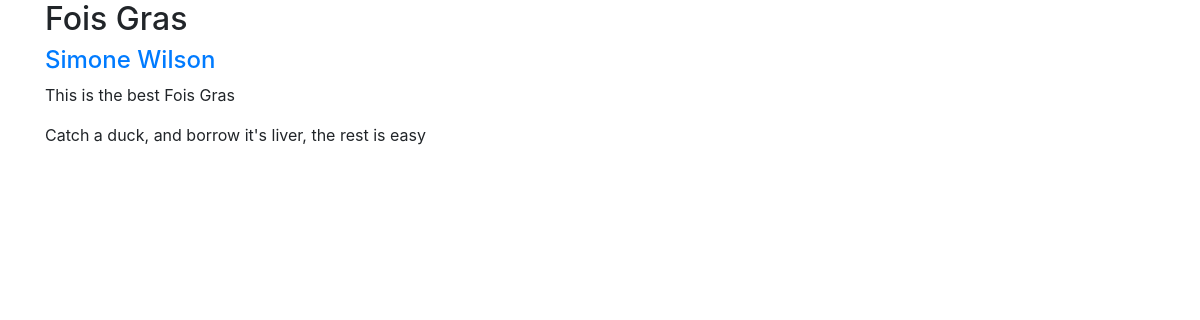
The page /recipe/5/ on the database its author committed.
### recipe_app/models.py (models this page shows, shortened)
class Recipe(models.Model):
    title = models.CharField(max_length=50)
    author = models.ForeignKey(Author, on_delete=models.CASCADE)
    description = models.TextField()
    time_required = models.CharField(max_length=25)
    instructions = models.TextField()

class Author(models.Model):
    name = models.CharField(max_length=80)
    bio = models.TextField()

### recipe_app/views.py (the view)
# urls.py: path('recipe/<int:recipe_id>/', recipe_detail),
def recipe_detail(request, recipe_id):
    my_recipe = Recipe.objects.filter(id=recipe_id).first()
    return render(request, 'recipe_detail.html', {'recipe': my_recipe})

### templates/recipe_detail.html (shortened to what this page needs)
<link rel="stylesheet" href="https://stackpath.bootstrapcdn.com/bootstrap/4.5.2/css/bootstrap.min.css">
<div class="container">
    {% if not recipe %}
        <h1>The recipe you are looking for doesn't seem to exist!</h1>
    {% else %}
        <h2>{{ recipe.title }}</h2>
        <a href="/authors/{{ recipe.author.id }}/"><h4>{{ recipe.author.name }}</h4></a>
        <p>{{ recipe.description }}</p>
        <p>{{ recipe.instructions }}</p>
    {% endif %}
</div>

### rows shown on the page
Recipe: title "Fois Gras", author.name "Simone Wilson", description "This is the best Fois Gras", instructions "Catch a duck, and borrow it's liver, the rest is easy"
